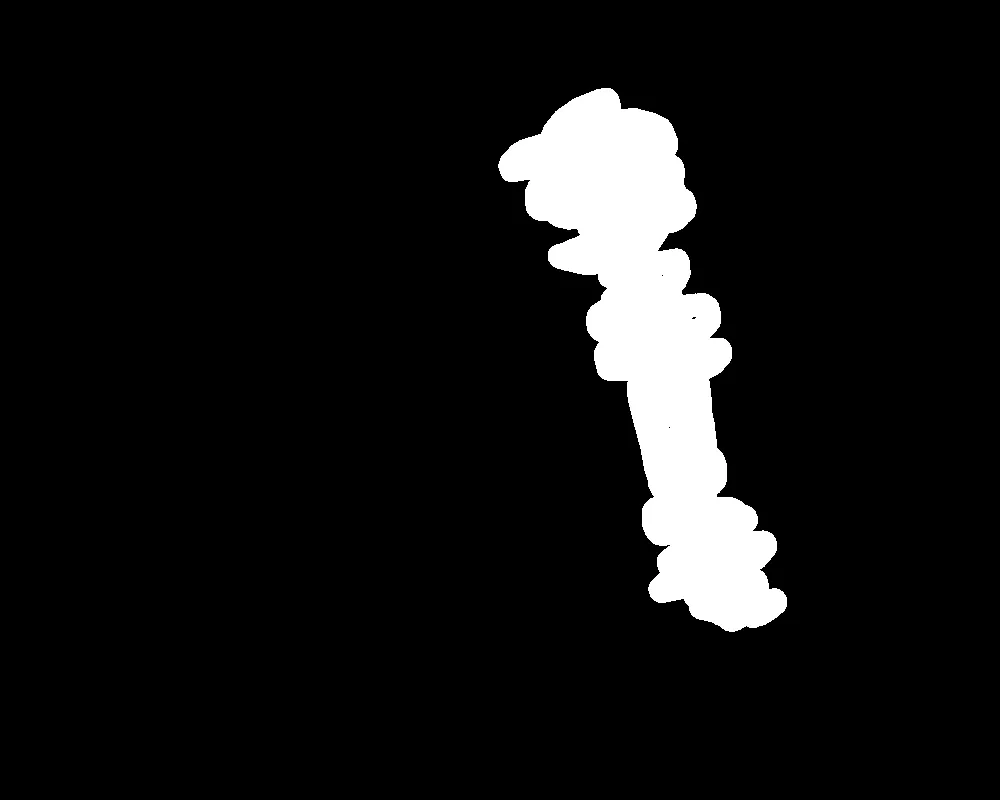
#> input picture genai/aws-gen-ai-kr/20_applications/16_agent_for_image_video_generation_under_construction/sample_images/masking_image.webp, 1000 x 800 px
$ jupyter execute --allow-errors 01_agentic_system_for_image_generator_in_out_painting_agent.ipynb   (shell and % lines are left out)
#> lines starting #> are read from the running program, lines starting #| are printed output that depends on the picture
# Agentic system for image generation - inpainting

## Setting
 - Auto Reload
 - path for utils

[cell 1]
import sys, os
module_path = "../.."
sys.path.append(os.path.abspath(module_path))

## 1. Create Bedrock client

[cell 2]
from pprint import pprint
from termcolor import colored
#> (the rest of this cell did not finish here and is left out)

### ---- ⚠️ Un-comment and edit the below lines as needed for your AWS setup ⚠️ ----
- os.environ["AWS_DEFAULT_REGION"] = "<REGION_NAME>"  # E.g. "us-east-1"
- os.environ["AWS_PROFILE"] = "<YOUR_PROFILE>"
- os.environ["BEDROCK_ASSUME_ROLE"] = "<YOUR_ROLE_ARN>"  # E.g. "arn:aws:..."
- os.environ["BEDROCK_ENDPOINT_URL"] = "<YOUR_ENDPOINT_URL>"  # E.g. "https://..."

#> (a cell that did not finish here is left out)

## 2. LLM 정의

#> (a cell that did not finish here is left out)

#> (a cell that did not finish here is left out)

#> (a cell that did not finish here is left out)

## 3. Masking images
### 3.1 Get masking imges from online app.
- Go to [Inpaint-mask-maker](https://huggingface.co/spaces/stevhliu/inpaint-mask-maker)
    - Upload image
    - Select masking area by your mouse
    - Download masking image (webp format) and `upload` it to `masking` folder

## 4. Agents

[cell 7]
import io
import time
import json
import pprint
import base64
from PIL import Image
from termcolor import colored
import matplotlib.pyplot as plt

from textwrap import dedent
#> (the rest of this cell did not finish here and is left out)

[cell 8]
class TimeMeasurement:
    def __init__(self):
        self.start_time = None
        self.measurements = {}

    def start(self):
        self.start_time = time.time()

    # [8 lines left out: function measure, not called in this run]

    def reset(self, ):
        self.measurements = {}

    # [4 lines left out: function print_measurements, not called in this run]

### 3.1 Agent state

#> (a cell that did not finish here is left out)

[cell 10]
class genai_analyzer():

    # [15 lines left out: function __init__, not called in this run]

    def _get_string_from_message(self, message):
        return message["content"][0]["text"]

    # [87 lines left out: functions _get_message_from_string, _png_to_bytes, show_save_image, _body_generator, not called in this run]

    def get_messages(self, ):
        return self.messages

    # [497 lines left out: functions _graph_definition, invoke, show_graph, not called in this run]

#> (a cell that did not finish here is left out)

#> (a cell that did not finish here is left out)

[cell 13]
origin_img_path = "./sample_images/GENERATED_IMAGE.png"
mask_img_path = "./sample_images/skin_masking_image_inverse.png"

#> (a cell that did not finish here is left out)

#> (a cell that did not finish here is left out)

## 3. Masking images
### 3.1 Get masking imges from online app.
- Go to [Inpaint-mask-maker](https://huggingface.co/spaces/stevhliu/inpaint-mask-maker)
    - Upload image
    - Select masking area by your mouse
    - Download masking image (webp format) and `upload` it to `masking` folder

### 3.2 Preprcessing for masking images

[cell 16]
import os
from PIL import Image, ImageOps

[cell 17]
def webp_to_png_with_inverse(input_path, output_path=None):
    """
    WebP 이미지를 PNG로 변환하고 inverse masking된 이미지도 함께 생성하는 함수

    Args:
        input_path (str): WebP 파일 경로
        output_path (str, optional): 저장할 PNG 파일 경로.
                                   None인 경우 원본 파일명에 .png 확장자 사용
    Returns:
        tuple: (일반 변환 이미지 경로, inverse 이미지 경로)
    """
#> called with input_path = './sample_images/masking_image.webp'
    try:
        # 이미지 열기
        img = Image.open(input_path)
#> img is the input picture: PIL image 1000x800 RGB; mean R, G, B 19.6, 19.6, 19.6

        # output_path가 지정되지 않은 경우 원본 파일명 사용
        if output_path is None:
            file_name = os.path.splitext(input_path)[0]
            output_path = file_name + '.png'
            inverse_output_path = file_name + '_inverse.png'
        else:
            # output_path가 지정된 경우, inverse 이미지 경로 생성
            file_name = os.path.splitext(output_path)[0]
            inverse_output_path = file_name + '_inverse.png'

        # 원본 이미지 PNG로 저장
        img.save(output_path, 'PNG')

        # Inverse masking 적용
        if img.mode == 'RGBA':
            # RGBA 이미지의 경우 알파 채널 보존
            r, g, b, a = img.split()
            rgb_img = Image.merge('RGB', (r, g, b))
            inverse_img = ImageOps.invert(rgb_img)
            inverse_img.putalpha(a)
        else:
            # RGB 또는 다른 모드의 이미지
            inverse_img = ImageOps.invert(img)
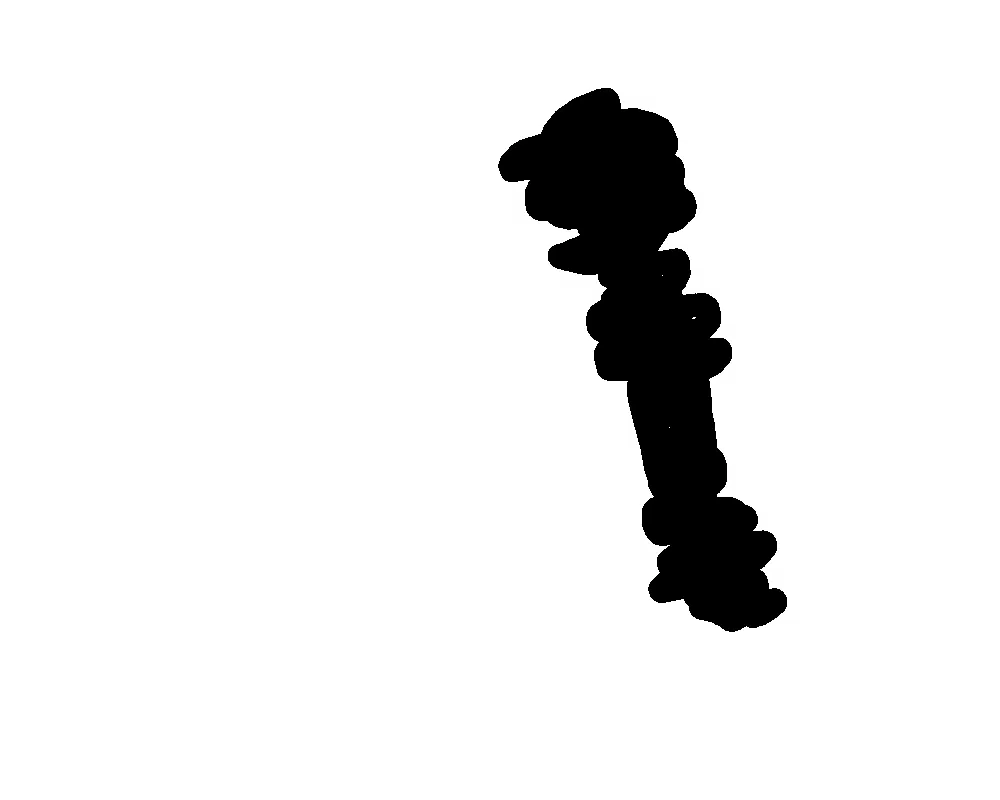
#> inverse_img: PIL image 1000x800 RGB; mean R, G, B 235.4, 235.4, 235.4

        # Inverse 이미지 저장
        inverse_img.save(inverse_output_path, 'PNG')

        print(f'일반 변환 완료: {output_path}')
        print(f'Inverse 변환 완료: {inverse_output_path}')

        return output_path, inverse_output_path

    except Exception as e:
        print(f'변환 중 오류 발생: {str(e)}')
        return None, None

# [16 lines left out: function convert_folder_with_inverse, not called in this run]
